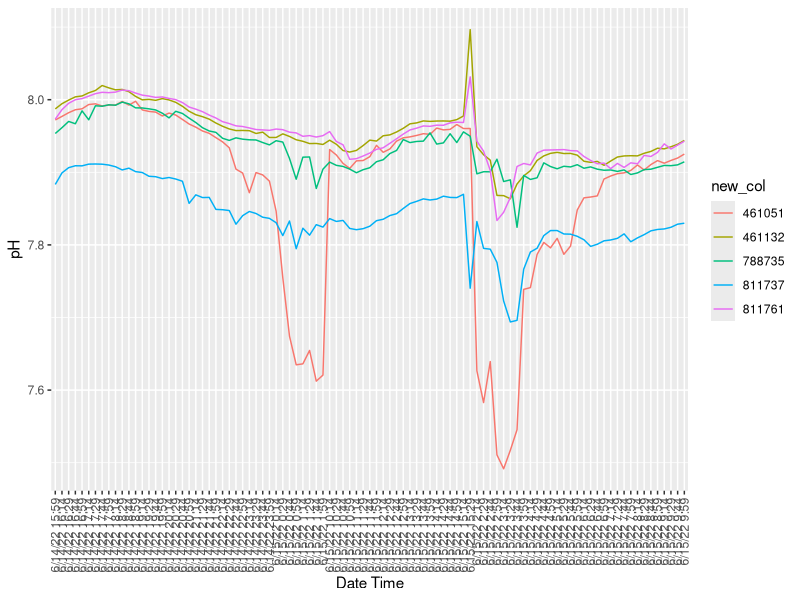

Source code (R):
## ---- chunk 1
knitr::opts_chunk$set(echo = TRUE)
## ---- chunk 2
library(tidyverse)
sn811761 <- read.csv("sn811761.csv", skip=25)
sn461132 <- read.csv("sn461132.csv", skip=25)
sn788735 <- read.csv("sn788735.csv", skip=25)
sn811737 <- read.csv("sn811737.csv", skip=25)
sn461051 <- read.csv("sn461051.csv", skip=25)
## ---- chunk 3
thesenames <- c ("Date Time", "Actual Conductivity (µS/cm)", "Specific Conductivity (µS/cm)", "Salinity (PSU)", "Resistivity (Ω⋅cm)", "Density (g/cm³)", "Total Dissolved Solids (ppt)", "Chlorophyll-a Fluorescence (RFU)", "RDO Concentration (mg/L)", "RDO Saturation (%Sat)", "Oxygen Partial Pressure (Torr)", "pH", "pH mV", "ORP (mV)", "Temperature (°C)", "External Voltage (V)", "Battery Capacity (%)", "Barometric Pressure (mm Hg)", "Pressure (psi)", "Depth (m)", "new_col")
sn461051$new_col <- "461051"
sn461132$new_col <- "461132"
sn811761$new_col <- "811761"
sn811737$new_col <- "811737"
sn788735$new_col <- "788735"
names(sn461051) = thesenames
names(sn461132) = thesenames
names(sn811737) = thesenames
names(sn811761) = thesenames
names(sn788735) = thesenames
fulldata <- bind_rows(sn811737, sn461051, sn811761, sn461132, sn788735)
ggplot(data = fulldata, aes(`Date Time`, `pH`, group=new_col))+ geom_line(aes(color=new_col))+ theme(axis.text.x = element_text(angle = 90, vjust = 0.5, hjust=1))
